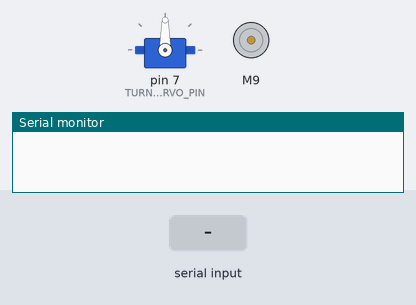
This sketch was run on a simulated Arduino Uno, built with avr-gcc and run on an emulated ATmega328P. On the bench: servo, DC motor (green arrow = forward, orange = backward, longer = faster), the last lines printed to the serial monitor. The test bench sets the inputs (shaded band).

Above: at 6.2 s.
6.3 s: "90,45\n" received over the second serial link
At 7.6 s:
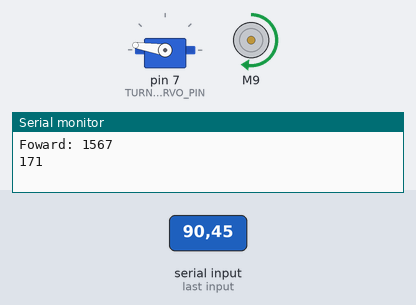
9.3 s: "30,150\n" received over the second serial link
At 10.7 s:
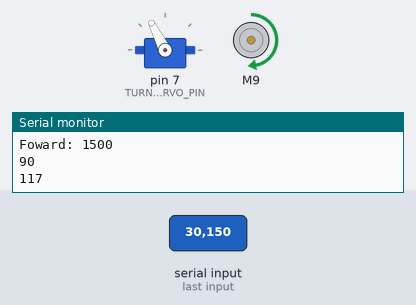
12.3 s: "1,90\n" received over the second serial link
At 13.0 s:
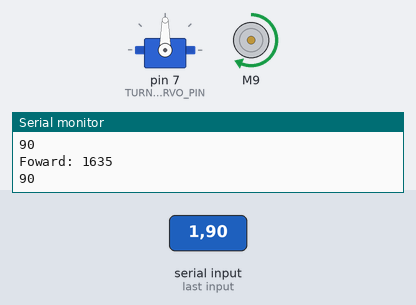
15.3 s: "1,90,45\n" received over the second serial link
At 17.3 s:
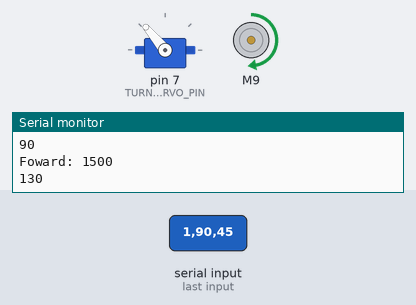
17.8 s: "90,45\n" received over the second serial link
At 18.8 s:
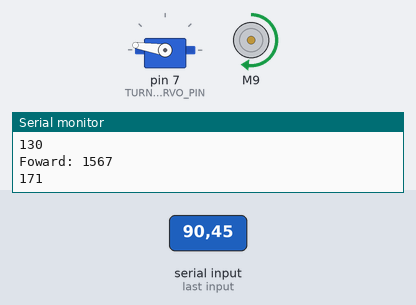
19.3 s: "90\n" received over the second serial link
At 19.9 s:
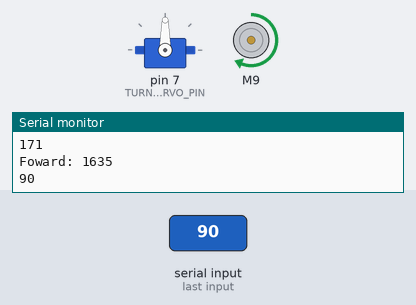
Timing chart, 0 to 21.8 s (numbered marks = the images above; inputs shaded):
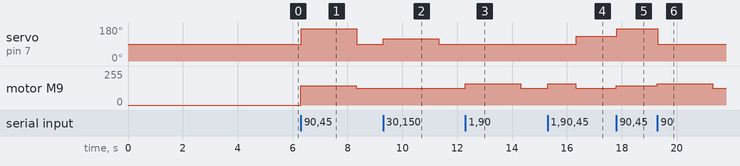

Measured:
- after the input at 6.3 s, servo on pin 7 (TURN_SERVO_PIN): 90° → 171° at once, → 90° 2.0 s later; motor M9: stopped → forward 144/255 at once, → forward 127/255 2.0 s later
- after the input at 9.3 s, servo on pin 7 (TURN_SERVO_PIN): 90° → 117° at once, → 90° 2.0 s later
- after the input at 12.3 s, motor M9: forward 127/255 → forward 161/255 at once, → forward 127/255 2.0 s later
- after the input at 15.3 s, servo on pin 7 (TURN_SERVO_PIN): 90° → 130° after 1.0 s; motor M9: forward 127/255 → forward 161/255 at once, → forward 127/255 1.0 s later
- after the input at 17.8 s, servo on pin 7 (TURN_SERVO_PIN): 130° → 171° at once; motor M9: forward 127/255 → forward 144/255 at once
- after the input at 19.3 s, servo on pin 7 (TURN_SERVO_PIN): 171° → 90° after 0.01 s instead of 0.53 s; motor M9: forward 144/255 → forward 161/255 at once, → forward 127/255 2.0 s later

The sketch:

AndroidAcelCarBluetooth.ino
```cpp
// Luis Lancos
// This sketch will allow to control an ESC and a Servo via Bluetooth
// Using app Inventor on Android phone as a remote
// Using HC-05 as the bluetooth device to connect to Android

// For the ESC using the ESC.h library with 1000/2000 mics as endpoints and an arm speed of 1560
// pins : Tx 10 and Rx 12  HC-05 , ESC 9 , SERVO 7 for turning

#include "ESC.h"
#include  <SoftwareSerial.h>
#include <Servo.h>

// Servo defintions

Servo TurnServo;

// Bluetooth for HC-05 connected to 7/8 pins
int bluetoothTx = 10;
int bluetoothRx = 11;
SoftwareSerial bt(bluetoothTx, bluetoothRx); // Rx, Tx
// https://kychem.wordpress.com/2018/01/21/hc-05-bluetooth-full-document/

// ESC Defintions - PIN 9
#define LED_PIN (13)                                      // Pin for the LED
#define SPEED_MIN (1000)                                  // Set the Minimum Speed in microseconds
#define SPEED_MAX (2000)                                  // Set the Minimum Speed in microseconds
#define ARM_VAL (1500)                                    // ESC arm value
#define GENTLY_MAX_SPEED  (1650)                          // mainly for testing, limiting the max speed
#define GENTLY_MAX_REVERSE  (1400)                        // mainly for testing, limiting the max speed

#define ACEL_MIN (1000)                                  // we did use 2 variables : Acelaration with 1001 till 1100 and Turn 2001 till 2100
#define ACEL_MAX (1100)                                  // We will receive numbers in this range via Blueetoth from Android.
#define TURN (2000)
#define TURN_MAX (2500)
#define TURN_MIN (1200)
#define TURN_SERVO_PIN (7)

ESC myESC (9, SPEED_MIN, SPEED_MAX, ARM_VAL);                 // ESC_Name (ESC PIN, Minimum Value, Maximum Value, Default Speed, Arm Value)

int oESC;                                                 // Variable for the speed sent to the ESC
 //int ServoValue = 0;
 //int TurningValue =0;
 int AcelarationValue=0;
 int Ready = 0;
 char s=",";

void setup() {

  Serial.begin(9600);
  bt.begin(9600);                                         //Setup Bluetooth serial connection to android
  TurnServo.attach(TURN_SERVO_PIN);
  myESC.arm();                                            // Send the Arm value so the ESC will be ready to take commands
  delay(5000);                                            // Wait for a while
}

void loop() {
  //Read from bluetooth and write to usb serial, 2 bytes. The Android is sending 2 bytes at time
  if (bt.available()>0 )
  {
    int TurningValue = bt.parseInt();
    int AcelarationValue = bt.parseInt();

         if ((AcelarationValue <= 100 ) && (AcelarationValue >=0 )){                          // foward
           AcelarationValue = map(AcelarationValue,0,100,ARM_VAL,GENTLY_MAX_SPEED);           // 0 - stop , 100 max acel // 0 till -100 reverse ( temporarly -100 min and 100 max )
           Serial.print("Foward: ");
           Serial.println(AcelarationValue);
           myESC.speed(AcelarationValue);                                                      // tell ESC to go to the oESC speed value
           delay(10);
        }

        if ((AcelarationValue >=-100 ) && (AcelarationValue <0 )){                            // reverse
           AcelarationValue = map(AcelarationValue,-100,0,GENTLY_MAX_REVERSE, ARM_VAL);      // 0 - stop , 100 max acel // 0 till -100 reverse ( temporarly -100 min and 100 max )
             Serial.print("reverse: ");
           Serial.println(AcelarationValue);
           myESC.speed(AcelarationValue);                                                     // tell ESC to go to the oESC speed value
           delay(10);
        }

     if (TurningValue <= 100  ) {
            TurningValue = map(TurningValue,-100,100,0,180);
              Serial.println(TurningValue);
            TurnServo.write(TurningValue);
           delay(10);
      }

  //      delay(10);
        bt.print('d');

  }
}
```
